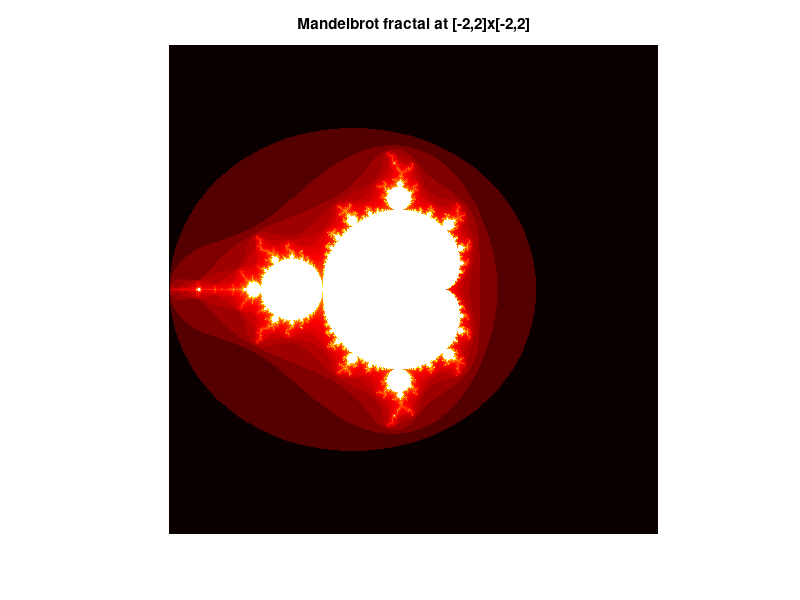

MATLAB code to generate this figure: (Note: this script raises an error after producing the figure.)
close all
clear
clc

Niterations = 500;
Step = 1000; 

Xmin = -2;
Xmax = 2;

Ymin = -2;
Ymax = 2;

RangeX = linspace(Xmin, Xmax, Step);
RangeY = linspace(Ymin, Ymax, Step);

[gridX,gridY] = meshgrid(RangeX, RangeY);
Z0 = gridX + gridY*1i;
Z = Z0;

C = zeros(size(Z0)); %vector of zeros

for n=1:Niterations
    Z = Z.*Z + Z0; %element computation
    B = abs(Z)<=2;
    C = C + B;
end
C = log( C+1 );

imagesc(RangeX, RangeX, C);    
axis image;
axis off;
colormap hot;
title( "Mandelbrot fractal at [-2,2]x[-2,2]" );

userinteraction(Step, Niterations)

function drawing(Xmin, Xmax, Ymin, Ymax, Step, Niterations)

    RangeX = linspace(Xmin, Xmax, Step);
    RangeY = linspace(Ymin, Ymax, Step);

    [gridX,gridY] = meshgrid(RangeX, RangeY);
    Z0 = gridX + gridY*1i;
    Z = Z0;

    C = zeros(size(Z0)); %vector of zeros

    for n=1:Niterations
        Z = Z.*Z + Z0; %element computation
        B = abs(Z)<=2;
        C = C + B;
    end
    C = log( C+1 );

    imagesc(RangeX, RangeX, C);    
    axis image;
    axis off;
    colormap hot;
    title(['Mandelbrot fractal at [',num2str(Xmin) ,',' ,num2str(Ymin), ']x[', num2str(Xmax), ',', num2str(Ymax), ']']);

    userinteraction(Step, Niterations)
end

function userinteraction(Step, Niterations)
    [a1,b1,c]=ginput(1);
    if c<=3 %the mouse was clicked at point (a1,b1)
        [a2,b2]=ginput(1); %the second click point at (a2,b2)
        drawing(a1, a2, b1, b2, Step, Niterations)

    else %the keyboard was pressed instead

        switch c
            case "+"
                %increase the number of iterations and recompute
                Niterations = Niterations + 50;
                userinteraction(Step, Niterations)
            case "-"
                %decrease the number of iterations
                Niterations = Niterations - 50;
                userinteraction(Step, Niterations)

            case "q"
                %terminate the program
                quit

            case "Q"
                %terminate the program
                quit

        end
    end
end